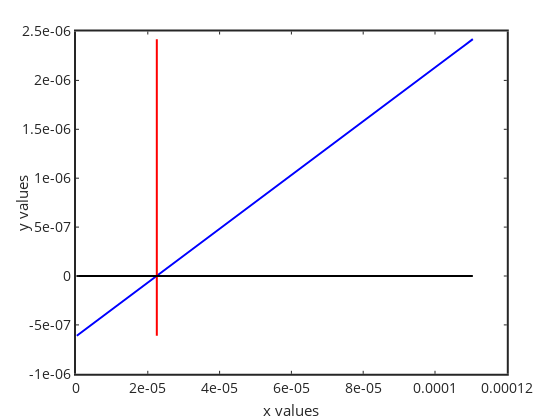

The notebook cell saved with this chart:
### Code cell
x=[0.01*t:t/10:t*5];
y=a*x.^2+b.*x+c;

plot(x,y,'b-','linewidth',2)
hold on
plot([t t],[min(y) max(y)],'r','linewidth',2)
plot(x,zeros(size(x)),'k','linewidth',2)
set(gca,'linewidth',2,'fontsize',14)
xlabel('x values','fontsize',15); ylabel('y values','fontsize',15)
%axis([min(x) max(x) min(y) max(y)])

### Figure 1 — Plotly figure (JSON) as saved in the notebook; plotly's stock layout.template omitted (floating-point values rounded to 4 significant figures)
{"data": [{"line": {"color": "rgb(0,0,255)", "dash": "solid", "width": 2}, "marker": {"color": "rgb(0,0,255)", "line": {"color": "rgb(0,0,255)"}, "size": 6, "symbol": "none"}, "mode": "lines", "name": "", "showlegend": false, "type": "scatter", "visibility": true, "x": [2.251e-07, 2.476e-06, 4.728e-06, 6.979e-06, 9.231e-06, 1.148e-05, 1.373e-05, 1.598e-05, 1.824e-05, 2.049e-05, 2.274e-05, 2.499e-05, 2.724e-05, 2.949e-05, 3.174e-05, 3.4e-05, 3.625e-05, 3.85e-05, 4.075e-05, 4.3e-05, 4.525e-05, 4.75e-05, 4.975e-05, 5.201e-05, 5.426e-05, 5.651e-05, 5.876e-05, 6.101e-05, 6.326e-05, 6.551e-05, 6.777e-05, 7.002e-05, 7.227e-05, 7.452e-05, 7.677e-05, 7.902e-05, 8.127e-05, 8.353e-05, 8.578e-05, 8.803e-05, 9.028e-05, 9.253e-05, 9.478e-05, 9.703e-05, 9.928e-05, 0.0001015, 0.0001038, 0.000106, 0.0001083, 0.0001105], "xaxis": "x", "y": [-6.107e-07, -5.491e-07, -4.874e-07, -4.257e-07, -3.641e-07, -3.024e-07, -2.407e-07, -1.79e-07, -1.173e-07, -5.556e-08, 6.174e-09, 6.792e-08, 1.297e-07, 1.914e-07, 2.532e-07, 3.15e-07, 3.768e-07, 4.386e-07, 5.004e-07, 5.622e-07, 6.241e-07, 6.859e-07, 7.478e-07, 8.096e-07, 8.715e-07, 9.334e-07, 9.953e-07, 1.057e-06, 1.119e-06, 1.181e-06, 1.243e-06, 1.305e-06, 1.367e-06, 1.429e-06, 1.491e-06, 1.553e-06, 1.615e-06, 1.677e-06, 1.739e-06, 1.801e-06, 1.863e-06, 1.925e-06, 1.987e-06, 2.049e-06, 2.111e-06, 2.173e-06, 2.235e-06, 2.297e-06, 2.36e-06, 2.422e-06], "yaxis": "y"}, {"line": {"color": "rgb(255,0,0)", "dash": "solid", "width": 2}, "marker": {"color": "rgb(255,0,0)", "line": {"color": "rgb(255,0,0)"}, "size": 6, "symbol": "none"}, "mode": "lines", "name": "", "showlegend": false, "type": "scatter", "visibility": true, "x": [2.251e-05, 2.251e-05], "xaxis": "x", "y": [-6.107e-07, 2.422e-06], "yaxis": "y"}, {"line": {"color": "rgb(0, 0, 0)", "dash": "solid", "width": 2}, "marker": {"color": "rgb(0, 0, 0)", "line": {"color": "rgb(0, 0, 0)"}, "size": 6, "symbol": "none"}, "mode": "lines", "name": "", "showlegend": false, "type": "scatter", "visibility": true, "x": [2.251e-07, 2.476e-06, 4.728e-06, 6.979e-06, 9.231e-06, 1.148e-05, 1.373e-05, 1.598e-05, 1.824e-05, 2.049e-05, 2.274e-05, 2.499e-05, 2.724e-05, 2.949e-05, 3.174e-05, 3.4e-05, 3.625e-05, 3.85e-05, 4.075e-05, 4.3e-05, 4.525e-05, 4.75e-05, 4.975e-05, 5.201e-05, 5.426e-05, 5.651e-05, 5.876e-05, 6.101e-05, 6.326e-05, 6.551e-05, 6.777e-05, 7.002e-05, 7.227e-05, 7.452e-05, 7.677e-05, 7.902e-05, 8.127e-05, 8.353e-05, 8.578e-05, 8.803e-05, 9.028e-05, 9.253e-05, 9.478e-05, 9.703e-05, 9.928e-05, 0.0001015, 0.0001038, 0.000106, 0.0001083, 0.0001105], "xaxis": "x", "y": [0, 0, 0, 0, 0, 0, 0, 0, 0, 0, 0, 0, 0, 0, 0, 0, 0, 0, 0, 0, 0, 0, 0, 0, 0, 0, 0, 0, 0, 0, 0, 0, 0, 0, 0, 0, 0, 0, 0, 0, 0, 0, 0, 0, 0, 0, 0, 0, 0, 0], "yaxis": "y"}], "layout": {"height": 420, "hovermode": "closest", "margin": {"b": 0, "l": 0, "r": 0, "t": 0}, "plot_bgcolor": "rgba(0, 0, 0, 0)", "showlegend": false, "width": 560, "xaxis": {"anchor": "y", "autorange": false, "domain": [0.1357, 0.905], "exponentformat": "none", "gridcolor": "rgba(38,38,38,0.15)", "gridwidth": 2, "linecolor": "rgb(38,38,38)", "linewidth": 2, "mirror": "ticks", "range": [0, 0.00012], "showgrid": false, "showline": true, "side": "bottom", "spikedash": "solid", "spikemode": "across", "spikesides": false, "spikethickness": 1, "tickangle": 0, "tickcolor": "rgb(38,38,38)", "tickfont": {"color": "rgb(38,38,38)", "size": 14}, "ticklen": 3, "ticks": "inside", "ticktext": ["0", "2e-05", "4e-05", "6e-05", "8e-05", "0.0001", "0.00012"], "tickvals": [0, 2e-05, 4e-05, 6e-05, 8e-05, 0.0001, 0.00012], "title": {"font": {"color": "rgb(38,38,38)", "size": 15}, "text": "x values"}, "type": "linear", "visible": true, "zeroline": false}, "yaxis": {"anchor": "x", "autorange": false, "domain": [0.11, 0.925], "exponentformat": "none", "gridcolor": "rgba(38,38,38,0.15)", "gridwidth": 2, "linecolor": "rgb(38,38,38)", "linewidth": 2, "mirror": "ticks", "range": [-1e-06, 2.5e-06], "showgrid": false, "showline": true, "side": "left", "spikedash": "solid", "spikemode": "across", "spikesides": false, "spikethickness": 1, "tickangle": 0, "tickcolor": "rgb(38,38,38)", "tickfont": {"color": "rgb(38,38,38)", "size": 14}, "ticklen": 3, "ticks": "inside", "ticktext": ["-1e-06", "-5e-07", "0", "5e-07", "1e-06", "1.5e-06", "2e-06", "2.5e-06"], "tickvals": [-1e-06, -5e-07, 0, 5e-07, 1e-06, 1.5e-06, 2e-06, 2.5e-06], "title": {"font": {"color": "rgb(38,38,38)", "size": 15}, "text": "y values"}, "type": "linear", "visible": true, "zeroline": false}}}
